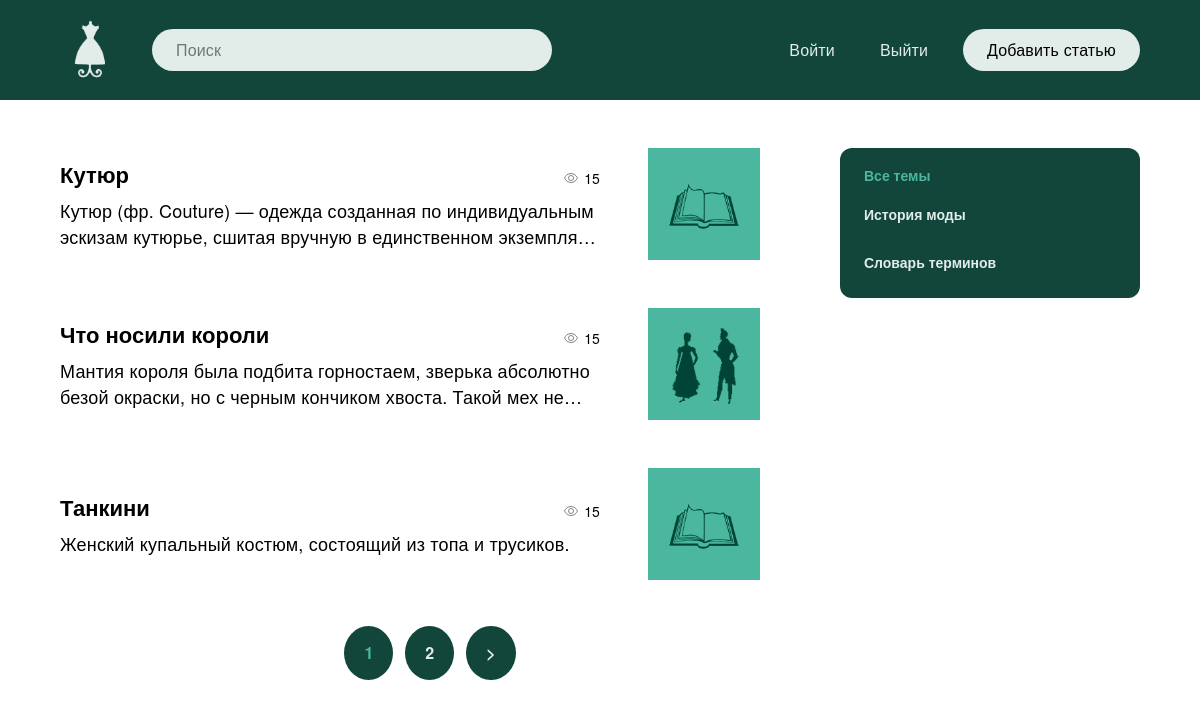
Before: / with the older database file.
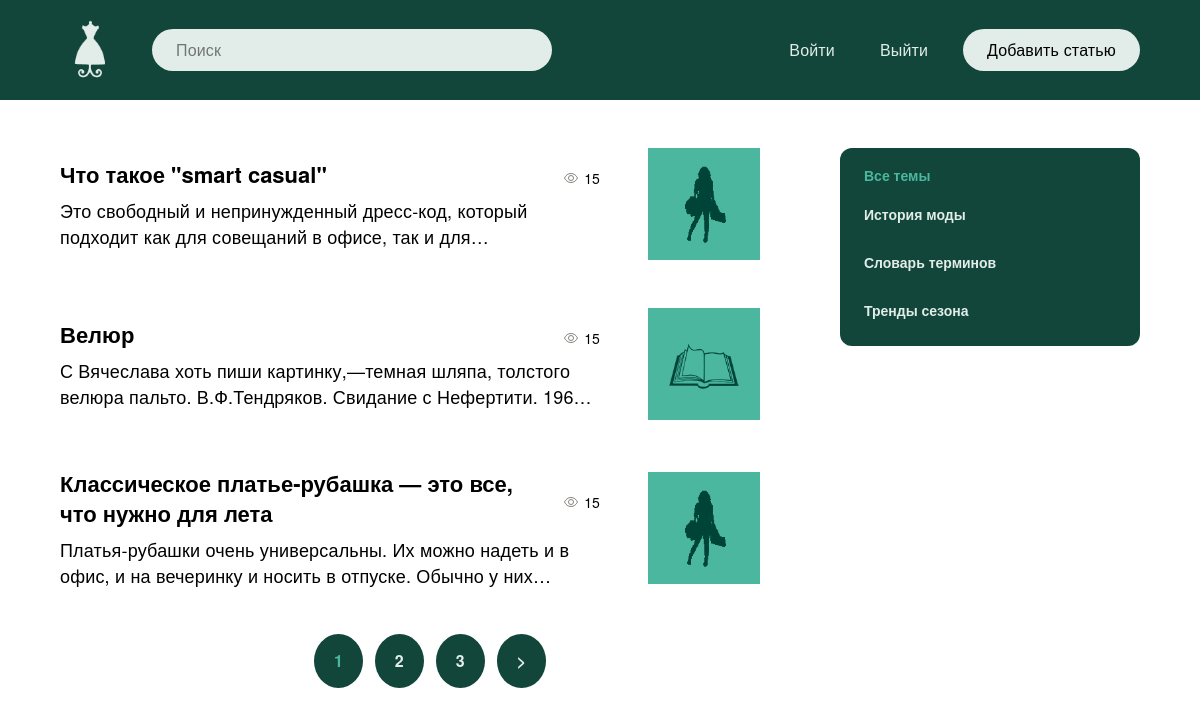
After: the same page with the newer database file.
### blog/models.py (models this page shows, shortened)
class Blog(models.Model):
    title = models.CharField(max_length=255, verbose_name='Заглавие')
    slug = models.SlugField(max_length=255, unique=True, verbose_name='URL')
    content = models.TextField(blank=True, verbose_name='Контент')
    photo = models.ImageField(upload_to='photos/%Y/%m/%d/', blank=True, verbose_name='Лого темы')
    time_created = models.DateTimeField(auto_now_add=True, verbose_name='Дата публикации')
    time_update = models.DateTimeField(auto_now=True, verbose_name='Дата обновления')
    is_published = models.BooleanField(default=True, verbose_name='Опубликовано')
    topic = models.ForeignKey('Topic', on_delete=models.PROTECT, verbose_name='Тема')
    def get_absolute_url(self):
        return reverse('post', kwargs={'post_slug': self.slug})
    class Meta:
        verbose_name = 'Пост'
        verbose_name_plural = 'Посты'
        ordering = ['-time_created']

class Topic(models.Model):
    name = models.CharField(max_length=200, verbose_name='Тема')
    slug = models.SlugField(max_length=200, unique=True, verbose_name='URL')
    def __str__(self):
        return self.name
    def get_absolute_url(self):
        return reverse('top', kwargs={'top_slug': self.slug})
    class Meta:
        verbose_name = 'Тема'
        verbose_name_plural = 'Темы'

### blog/views.py (the view)
# urls.py: path('', BlogHome.as_view(), name='index'),
class BlogHome(DataMixin, ListView):
    model = Blog
    template_name = 'blog/index.html'
    context_object_name = 'posts'
    def get_context_data(self, *, object_list=None, **kwargs):
        context = super().get_context_data(**kwargs)
        t_def = self.get_user_context(title='Главная страница')
        return dict(list(context.items()) + list(t_def.items()))
    def get_queryset(self):
        return Blog.objects.filter(is_published=True).select_related('topic')

### blog/utils.py (called while the page is built)
    def get_user_context(self, **kwargs):
        context = kwargs
        topics = Topic.objects.annotate(Count('blog'))
        context['topics'] = topics
        if 'topic_selected' not in context:
            context['topic_selected'] = 0
        return context

### blog/templates/blog/index.html (shortened to what this page needs)
{% extends 'blog/base.html' %}
{% load static%}
{% block content %}
			<div class="main__content">
				<div class="articles">
					<ul class="articles__list">
						{% for p in posts %}
						<li>
							<div class="article">
								<div class="article__main">
									<div class="article__left">
										<div class="article__top">
											<a href="{{ p.get_absolute_url }}" class="article__title">
												{{ p.title }}
											</a>
											<div class="views">
												<span class="views__num">15</span>
											</div>
										</div>
										<div class="article__text">
											<p>
												{{ p.content }}
											</p>
										</div>
									</div>
									<div class="article__right">
										{% if p.photo %}
										<a href="{{ p.get_absolute_url }}">
										<img
												src="{{ p.photo.url }}"
												width={112}
												height={112}
												alt="{{ p.topic }}"
										/>
										</a>
										{% endif %}
									</div>
								</div>
							</div>
						</li>
						{% endfor %}
					</ul>
					{% if page_obj.has_other_pages %}
					<div>
						<ul  class="page__list">
							{% for p in paginator.page_range %}
							{% if page_obj.number == p %}
								<li class="page__num page__num__selected">{{ p }}</li>
							{% elif p >= page_obj.number|add:-2 and p <= page_obj.number|add:2 %}
								<li class="page__num">
									<a href="?page={{ p }}">{{ p }}</a>
								</li>
							{% endif %}
							{% endfor %}
							{% if page_obj.has_next %}
							<li class="page__num">
								<a href="?page={{ page_obj.next_page_number }}">&gt</a>
							</li>
							{% endif %}
						</ul>
					</div>
					{% endif %}
				</div>
			</div>
{% endblock %}

### blog/templates/blog/base.html (shortened to what this page needs)
<!doctype html>
{% load static %}
{% load blog_tags %}
<html lang="ru">
  <head>
    <link rel="stylesheet" href="{% static 'css/style.css' %}">
  </head>
  <body>
    {% include 'blog/navbar.html' %}
    <main class="main">
	<div class="container">
		<div class="main__wrapper">
        {% block content %}
        {% endblock %}
        <div class="sidebar">
          <div class="categories">
                  <ul class="categories__list">
                    {% if topic_selected == 0 %}
                      <li class="selected__item">Все темы</li>
                    {% else %}
                      <li class="categories__item"><a href="{% url 'index' %}">Все темы</a></li>
                    {% endif %}
                    {% for t in topics %}
                        {% if t.blog__count > 0 %}
                            {% if t.pk == topic_selected %}
                                <li class="selected__item">{{ t.name }}</li>
                            {% else %}
                                <li class="categories__item"><a href="{{ t.get_absolute_url }}">{{ t.name }}</a></li>
                            {% endif %}
                      {% endif %}
                    {% endfor%}
                  </ul>
            </div>
            </div>
        </div>
	</div>
</main>
</body>
</html>

Changed rows visible on the page:
no longer on this page (row unchanged): Blog: title "Кутюр", content "Кутюр (фр. Couture) — одежда созданная по индивидуальным эскизам кутюрье, сшитая вручную в единственном…", photo (picture)
no longer on this page (row edited): Blog: title "Что носили короли", content "Мантия короля была подбита горностаем, зверька абсолютно безой окраски, но с черным кончиком хвоста. Такой мех…", photo (picture)
no longer on this page (row unchanged): Blog: title "Танкини", content "Женский купальный костюм, состоящий из топа и трусиков.", photo (picture)
added Blog: title "Что такое \"smart casual\"", content "Это свободный и непринужденный дресс-код, который подходит как для совещаний в офисе, так и…", photo (picture)
added Blog: title "Велюр", content "С Вячеслава хоть пиши картинку,—темная шляпа, толстого велюра пальто. В.Ф.Тендряков. Свидание с Нефертити.…", photo (picture)
added Blog: title "Классическое платье-рубашка — это все, что нужно для лета", content "Платья-рубашки очень универсальны. Их можно надеть и в офис, и на вечеринку и носить в отпуске. Обычно у…", photo (picture)
now on this page (row unchanged): Topic: name "Тренды сезона"
Other visible differences:
new list line: "3"
